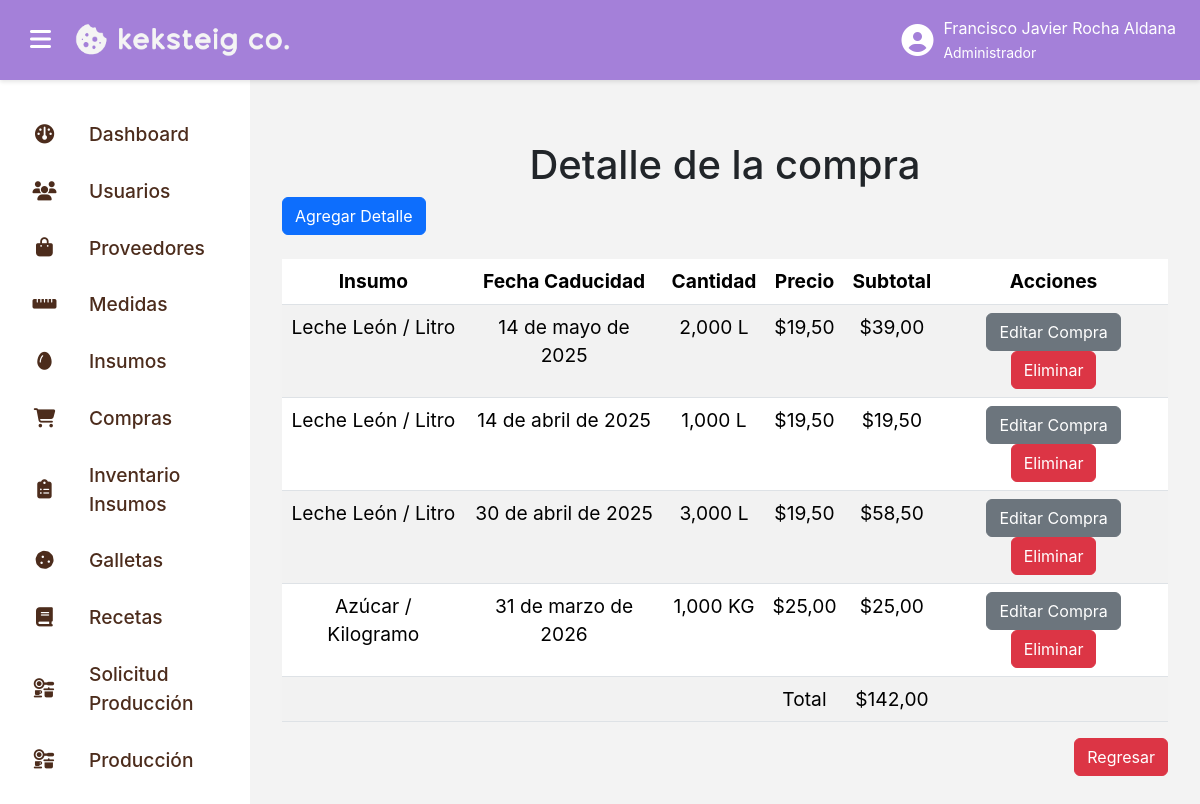
The page /compras/lista_detallecompras/1 (signed in) on the database as committed earlier.
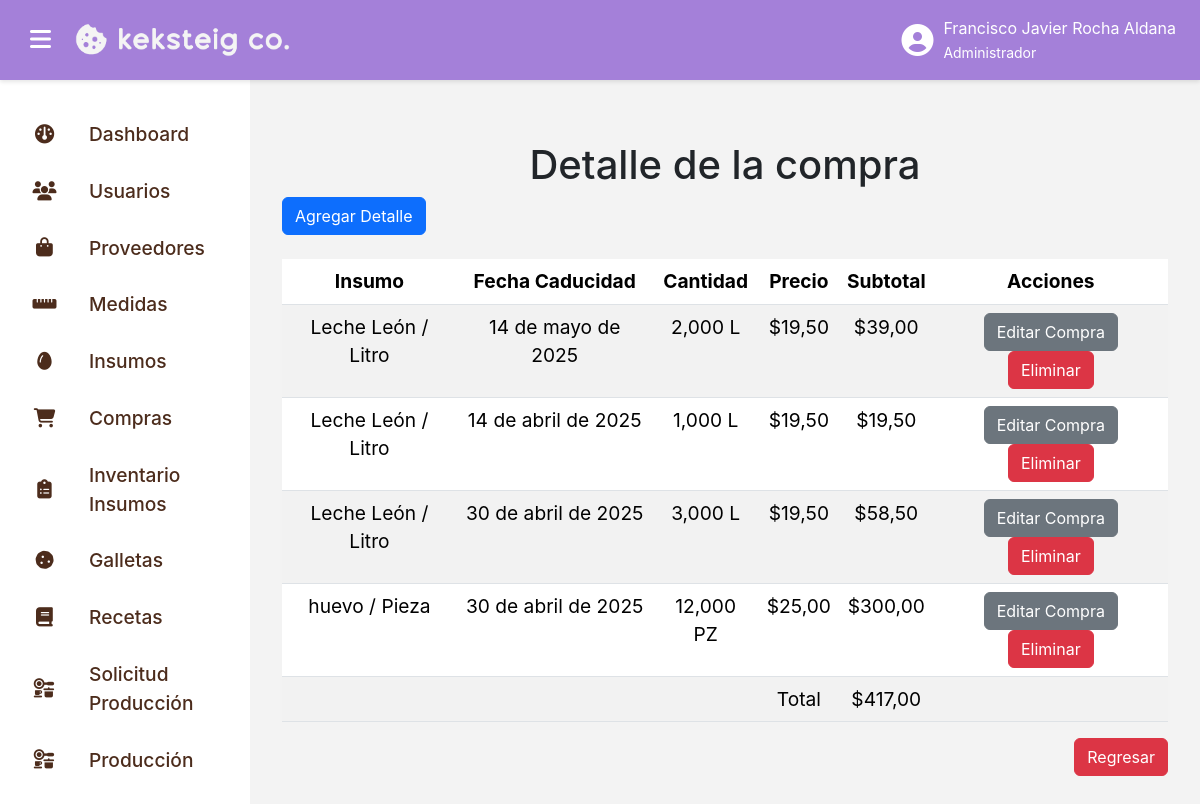
The same page on the database as committed later.
### compras_app/models.py (models this page shows, shortened)
class DetalleCompra(models.Model):
    compra = models.ForeignKey(Compra, on_delete=models.CASCADE, null=False, blank=False)
    insumo = models.ForeignKey(Insumo, on_delete=models.CASCADE, null=False, blank=False)
    cantidad = models.DecimalField(max_digits=10, decimal_places=3)
    precio_unitario = models.DecimalField(max_digits=10 , decimal_places=3)
    fecha_caducidad = models.DateTimeField(default=now)

### insumos_app/models.py (models this page shows)
class Insumo(models.Model):
    nombre = models.TextField(max_length=100)
    descripcion = models.TextField(max_length=500)
    medida = models.ForeignKey(Medida, on_delete=models.CASCADE, null=False, blank=False)
    cantidad_minima = models.DecimalField(decimal_places=3, max_digits=10, null=False, default=0)
    def __str__(self):
        return f"{self.nombre} / {self.medida.nombre}"

### medidas_app/models.py (models this page shows, shortened)
class Medida(models.Model):
    nombre = models.TextField(max_length=50, null=False)
    nomenclatura = models.TextField(max_length=5, null=False)

### compras_app/views.py (the view, shortened to what this page needs)
# urls.py: path("lista_detallecompras/<int:id>", login_required(ListaDetalleComprasView.as_view()), name="lista_detallecompras"),
class ListaDetalleComprasView(PermissionRequiredMixin, TemplateView):
    permission_required = ["compras_app.view_DetalleCompra"]
    login_url = "login"
    template_name = "lista_detallecompras.html"
    def get_context_data(self, **kwargs):
        id = kwargs.get("id")
        lista = DetalleCompra.objects.filter(compra_id=id)
        total = Decimal("0.0")
        for detalle in lista:
            detalle.subtotal = detalle.cantidad * detalle.precio_unitario
            total += detalle.subtotal
        return {
            "lista": lista,
            "id": id,
            "total": total
        }

### compras_app/templates/lista_detallecompras.html (shortened to what this page needs)
{% extends "base.html" %}
{% load static %}
{% block content %}
<div class="pantalla-completa">
    <div class="menu">
        <h1 class="text-center">
            Detalle de la compra
        </h1>
        <a class="btn btn-primary" href="{% url "crear_detallecompras" id %}">
            Agregar Detalle
        </a>
        <div class="row d-flex mt-4">
            <div class="col-lg-12 col-md-12 col-sm-12 col-12">
                <div class="d-flex align-items-center justify-content-center">
                    <table class="table table-hover table-striped">
                        <thead>
                            <th class="text-center">
                                Insumo
                            </th>
                            <th class="text-center">
                                Fecha Caducidad
                            </th>
                            <th class="text-center">
                                Cantidad
                            </th>
                            <th class="text-center">
                                Precio
                            </th>
                            <th class="text-center">
                                Subtotal
                            </th>
                            <th class="text-center">
                                Acciones
                            </th>
                        </thead>
                        <tbody>
                            {% for item in lista %}
                                <tr>
                                    <td class="text-center">
                                        {{ item.insumo }}
                                    </td>
                                    <td class="text-center">
                                        {{ item.fecha_caducidad|date }}
                                    </td>
                                    <td class="text-center">
                                        {{ item.cantidad }} {{ item.insumo.medida.nomenclatura }}
                                    </td>
                                    <td class="text-center">
                                        &dollar;{{ item.precio_unitario|floatformat:2 }}
                                    </td>
                                    <td class="text-center">
                                        &dollar;{{ item.subtotal|floatformat:2 }}
                                    </td>
                                    <td class="text-center">
                                        <a class="btn btn-secondary" href="{% url "editar_detallecompras" item.id %}">
                                            Editar Compra
                                        </a>
                                        <button class="btn btn-danger" data-bs-toggle="modal" data-bs-target="#deleteModal" data-id="{{ item.id }}">
                                            Eliminar
                                        </button>
                                    </td>
                                </tr>
                            {% endfor %}
                            <tr>
                                <td class="text-center">
                                </td>
                                <td class="text-center">
                                </td>
                                <td class="text-center">
                                </td>
                                <td class="text-center">
                                    Total
                                </td>
                                <td class="text-center">
                                    &dollar;{{ total|floatformat:2 }}
                                </td>
                                <td class="text-center">
                                </td>
                            </tr>
                        </tbody>
                    </table>
                </div>
            </div>
        </div>
        <div class="d-flex align-items-center justify-content-end">
            <a class="btn btn-danger" href="{% url "lista_compras" %}">
                Regresar
            </a>
        </div>
    </div>
</div>
{% endblock content %}

### templates/base.html (shortened to what the changed rows need)
{% load static %}
<!DOCTYPE html>
<html lang="es">
<head>
    <link rel="stylesheet" href="{% static 'css/bootstrap.min.css' %}">
    <link href="https://cdnjs.cloudflare.com/ajax/libs/font-awesome/6.7.2/css/all.min.css" rel="stylesheet">
    <link rel="stylesheet" href="{% static 'css/styles.css' %}">
</head>
<body>
    <div class="topbar">
        <div class="user-info">
            <span>
                {{ user.first_name }} {{ user.last_name }}
                <br>
                <small>
                    {% for group in user.groups.all %}
                        {{ group.name }}
                    {% empty %}
                        El usuario no pertenece a ningún grupo.
                    {% endfor %}
                </small>
            </span>
        </div>
    </div>
    <div class="sidebar {% if is_sidebar_collapsed %}collapsed{% endif %}" id="sidebar">
        {% for grupo in request.user.groups.all %}
            {% if grupo.name == 'Administrador' %}
                <a href="{% url 'home' %}" class="{% if request.resolver_match.url_name == 'home' %}active{% endif %}">
                    <i class="fa-solid fa-dashboard"></i>
                    <span>
                        Dashboard
                    </span>
                </a>
            {% endif %}
            {% if grupo.name == 'Administrador' %}
                <a href="{% url 'lista_usuarios' %}" class="{% if '/usuarios/' in request.path %}active{% endif %}">
                    <i class="fas fa-users"></i>
                    <span>
                        Usuarios
                    </span>
                </a>
            {% endif %}
            {% if grupo.name == 'Administrador' %}
                <a href="{% url 'lista_proveedores' %}" class="{% if request.resolver_match.url_name == 'lista_proveedores' %}active{% endif %}">
                    <i class="fa-solid fa-bag-shopping"></i>
                    <span>
                        Proveedores
                    </span>
                </a>
            {% endif %}
            {% if grupo.name == 'Administrador' %}
                <a href="{% url 'lista_medidas' %}" class="{% if request.resolver_match.url_name == 'lista_medidas' %}active{% endif %}">
                    <i class="fa-solid fa-ruler-horizontal"></i>
                    <span>
                        Medidas
                    </span>
                </a>
            {% endif %}
            {% if grupo.name == 'Administrador' %}
                <a href="{% url 'lista_insumos' %}" class="{% if request.resolver_match.url_name == 'lista_insumos' %}active{% endif %}">
                    <i class="fa-solid fa-egg"></i>
                    <span>
                        Insumos
                    </span>
                </a>
            {% endif %}
            {% if grupo.name == 'Administrador' %}
                <a href="{% url 'lista_compras' %}" class="{% if request.resolver_match.url_name == 'lista_compras' %}active{% endif %}">
                    <i class="fa-solid fa-cart-shopping"></i>
                    <span>
                        Compras
                    </span>
                </a>
            {% endif %}
            {% if grupo.name == 'Administrador' %}
                <a href="{% url 'lista_inventario' %}" class="{% if request.resolver_match.url_name == 'lista_inventario' %}active{% endif %}">
                    <i class="fa-solid fa-clipboard-list"></i>
                    <span>
                        Inventario Insumos
                    </span>
                </a>
            {% endif %}
            {% if grupo.name == 'Administrador' %}
                <a href="{% url 'lista_galletas' %}" class="{% if request.resolver_match.url_name == 'lista_galletas' %}active{% endif %}">
                    <i class="fa-solid fa-cookie"></i>
                    <span>
                        Galletas
                    </span>
                </a>
            {% endif %}
            {% if grupo.name == 'Administrador' %}
                <a href="{% url 'lista_recetas' %}" class="{% if request.resolver_match.url_name == 'lista_recetas' %}active{% endif %}">
                    <i class="fa-solid fa-book"></i>
                    <span>
                        Recetas
                    </span>
                </a>
            {% endif %}
            {% if grupo.name == 'Administrador' %}
                <a href="{% url 'lista_solicitarproducciones' %}" class="{% if request.resolver_match.url_name == 'lista_solicitarproducciones' %}active{% endif %}">
                    <i class="fa-solid fa-kitchen-set"></i>
                    <span>
                        Solicitud Producción
                    </span>
                </a>
            {% endif %}
            {% if grupo.name == 'Administrador' %}
                <a href="{% url 'lista_producciones' %}" class="{% if request.resolver_match.url_name == 'lista_producciones' %}active{% endif %}">
                    <i class="fa-solid fa-kitchen-set"></i>
                    <span>
                        Producción
                    </span>
                </a>
            {% endif %}
            {% if grupo.name == 'Administrador' %}
                <a href="{% url 'lista_mermas' %}" class="{% if request.resolver_match.url_name == 'lista_mermas' %}active{% endif %}">
                </a>
            {% endif %}
        {% endfor %}
    </div>
    <div class="content">
        {% block content %}
        {% endblock content %}
    </div>
</body>
</html>

Rows that differ between the two databases and show on the page:
removed DetalleCompra: insumo "Azúcar / Kilogramo", fecha_caducidad "31 de marzo de 2026", cantidad "1,000", insumo.medida.nomenclatura "KG", precio_unitario "25,00", subtotal "25,00"
added DetalleCompra: insumo "huevo / Pieza", fecha_caducidad "30 de abril de 2025", cantidad "12,000", insumo.medida.nomenclatura "PZ", precio_unitario "25,00", subtotal "300,00"
Other text that changed with them:
{{ total|floatformat:2 }}: "142,00" → "417,00"
